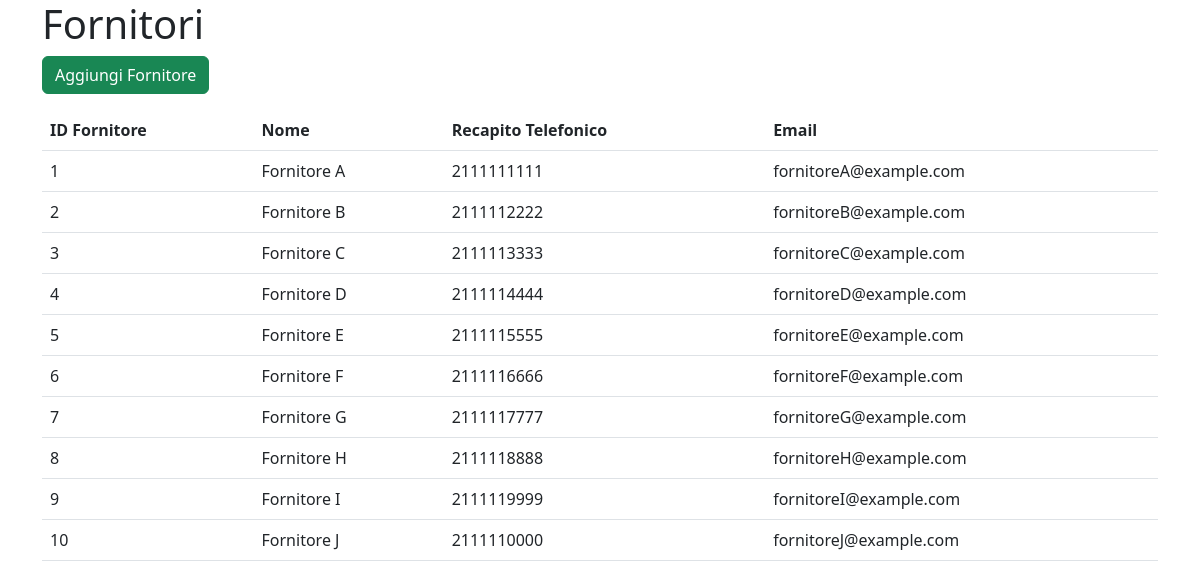
The page /src/view/receptionist/fornitori.php on the database its author committed.
### tables this page shows
CREATE TABLE `fornitore` (
  `idFornitore` int(6) NOT NULL,
  `nome` varchar(20) NOT NULL,
  `recapitoTelefonico` int(20) NOT NULL,
  `email` varchar(300) NOT NULL
);

### src/view/receptionist/fornitori.php (the view, shortened to what this page needs)
<?php
include_once("../../includes/connection.php");
$fornitori = [];
$query = "SELECT *
            FROM fornitore
        ";
$result = mysqli_query($con, $query);
if (mysqli_num_rows($result) > 0) {
    while($row = mysqli_fetch_assoc($result)) {
        $fornitori[] = $row;
    }
}
?>
<!DOCTYPE html>
<html lang="en">
<head>
    <link rel="stylesheet" href="../../css/righeTabella.css">
    <link href="https://cdn.jsdelivr.net/npm/bootstrap@5.3.0-alpha1/dist/css/bootstrap.min.css" rel="stylesheet">
</head>
<body>
<div class="container">
    <h1>Fornitori</h1>
    <button type="button" class="btn btn-success mb-3" data-bs-toggle="modal" data-bs-target="#aggiungiFornitoreModal">Aggiungi Fornitore</button>
    <table class="table">
        <thead>
            <tr>
                <th scope="col">ID Fornitore</th>
                <th scope="col">Nome</th>
                <th scope="col">Recapito Telefonico</th>
                <th scope="col">Email</th>
            </tr>
        </thead>
        <tbody>
            <?php
                foreach ($fornitori as $fornitore) {
                    echo "<tr class='clickable-row'>";
                    echo "<td>{$fornitore['idFornitore']}</td>";
                    echo "<td>{$fornitore['nome']}</td>";
                    echo "<td>{$fornitore['recapitoTelefonico']}</td>";
                    echo "<td>{$fornitore['email']}</td>";
                    echo "</tr>";
                }
                ?>
        </tbody>
    </table>
</div>
</body>
</html>

### rows shown on the page
fornitore: idFornitore "1", nome "Fornitore A", recapitoTelefonico "2111111111", email "fornitoreA@example.com"
fornitore: idFornitore "2", nome "Fornitore B", recapitoTelefonico "2111112222", email "fornitoreB@example.com"
fornitore: idFornitore "3", nome "Fornitore C", recapitoTelefonico "2111113333", email "fornitoreC@example.com"
fornitore: idFornitore "4", nome "Fornitore D", recapitoTelefonico "2111114444", email "fornitoreD@example.com"
fornitore: idFornitore "5", nome "Fornitore E", recapitoTelefonico "2111115555", email "fornitoreE@example.com"
fornitore: idFornitore "6", nome "Fornitore F", recapitoTelefonico "2111116666", email "fornitoreF@example.com"
fornitore: idFornitore "7", nome "Fornitore G", recapitoTelefonico "2111117777", email "fornitoreG@example.com"
fornitore: idFornitore "8", nome "Fornitore H", recapitoTelefonico "2111118888", email "fornitoreH@example.com"
fornitore: idFornitore "9", nome "Fornitore I", recapitoTelefonico "2111119999", email "fornitoreI@example.com"
fornitore: idFornitore "10", nome "Fornitore J", recapitoTelefonico "2111110000", email "fornitoreJ@example.com"
